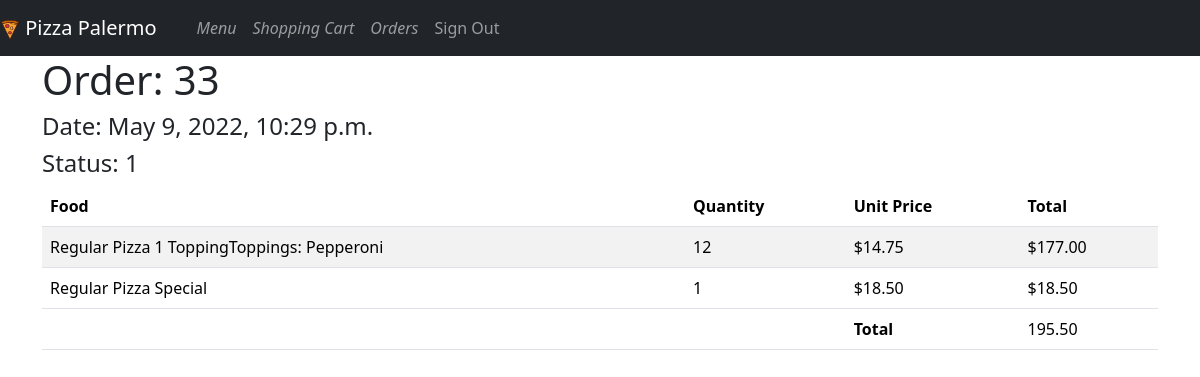
The page /orders/33/detail (signed in) on the database its author committed.
### orders/models.py (models this page shows, shortened)
class Order(models.Model):
    STATUS=((0,"Draft, in cart"), (1, "Placed, release by client"),
            (2, "Cooked"), (3, "Deliveried"),
            (4, "Canceled"), (5, "Paid"),)
    STATUS_DRAFT = 0
    order_total = models.DecimalField(default=0, max_digits=6, decimal_places=2)
    order_date = models.DateTimeField(auto_now_add=True, null=True, blank=True)
    status = models.PositiveSmallIntegerField(choices=STATUS, default=STATUS_DRAFT)
    user = models.ForeignKey(User, on_delete=models.SET_NULL,
                            related_name="OrderUser", null=True, blank=True)

class Cart(models.Model):
    STATUS=((0,"Open"), (1, "Release"))
    STATUS_OPEN = 0
    INITIAL_QTY = 0
    INITIAL_COST = 0
    order = models.ForeignKey(Order, on_delete=models.CASCADE, blank=True, null=True,
                                 related_name="CartOrder")
    user = models.ForeignKey(User, on_delete=models.CASCADE, related_name="Cart_User")
    menu = models.ForeignKey(Menu, on_delete=models.CASCADE, related_name="Cart_Menu")
    quantity = models.IntegerField(default=INITIAL_QTY)
    status = models.PositiveSmallIntegerField(choices=STATUS, default=STATUS_OPEN)
    sub_total_item = models.DecimalField(max_digits=6, decimal_places=2,
                                        default=INITIAL_COST)
    toppings = models.ManyToManyField(Topping, related_name="CartTopping", blank=True)
    extra = models.ManyToManyField(Extra, related_name="CartExtra", blank=True)

class Menu(models.Model):
    photo = models.ImageField(upload_to='food-img/', default = 'food-img/None/no-img.jpg')
    ingredient = models.CharField(max_length=64, default="")
    price = models.DecimalField(max_digits=6, decimal_places=2)

class Pizza(Menu):
    SIZE = ((0,"Small"), (1,"Large"),)
    MEAL_TYPE = ((0,"Regular Pizza"),(1,"Sicilian Pizza"),)
    AMOUNT_TOPPINGS = ((0,0),(1,1),(2,2),(3,3))
    meal_type = models.PositiveSmallIntegerField(choices=MEAL_TYPE)
    meal_size = models.PositiveSmallIntegerField(choices=SIZE)
    amount_toppings = models.PositiveSmallIntegerField(choices=AMOUNT_TOPPINGS,default=0)

class Topping(models.Model):
    topping = models.CharField(max_length=64)

### orders/views.py (the view)
# urls.py: path("orders/<int:pk>/detail", DetailOrderView.as_view(), name="detailinvoices"),
class DetailOrderView(DetailView):
    template_name = "orders/invoices_detail.html"
    login_url = reverse_lazy("orders:login")
    STATUS_DRAFT = 0
    def get_queryset(self):
        queryset = Order.objects.filter(Q(user=self.request.user)&
                        ~Q(status=self.STATUS_DRAFT) &
                        Q(id=self.kwargs.get("pk",0)))
        return queryset
    def get_context_data(self, **kwargs):
        context = super().get_context_data(**kwargs)
        try:
            order = Order.objects.get(Q(user=self.request.user)&
                                    ~Q(status=self.STATUS_DRAFT) &
                                    Q(id=self.kwargs.get("pk",0)))
        except Order.DoesNotExist:
            return context
        else:
            context["carts"]=Cart.objects.filter(Q(user=self.request.user)&
                            ~Q(status=self.STATUS_DRAFT) &
                            Q(order=order))
            context["total"] = order.order_total
            return context

### orders/helpers.py (called while the page is built)
def is_pizza(food):
    try:
        return isinstance(food.pizza,Pizza)
    except Menu.pizza.RelatedObjectDoesNotExist:
        return False

### orders/templatetags/orders_extras.py (called while the page is built, shortened)
@register.filter()
def food_desc(item):
    text = ""
    if(is_pizza(item.menu)):
        text += f"{Pizza.MEAL_TYPE[item.menu.pizza.meal_type][1]} {item.menu.ingredient}"
        queryset = item.toppings.all()
        max_top = len(queryset)
        for index, top in enumerate(queryset):
            if index==0:
                text += "Toppings: "
            text += f"{top.topping}"
            if index+1<max_top:
                text += ", "
        return text

### orders/templates/orders/invoices_detail.html (shortened to what this page needs)
{% extends "orders/base.html" %}
{% block body %}
{% load orders_extras %}
<h1>Order: {{object.id}}</h1>
<h4>Date: {{object.order_date}}</h4>
<h4>Status: {{object.status}}</h4>
{% include "orders/item_carts.html" with carts=carts editable=False total=total%}
{% endblock %}

### orders/templates/orders/item_carts.html (shortened to what this page needs)
{% load orders_extras %}
<table class="table table-striped">
    <thead>
      <tr>
        <th> Food </th>
        <th> Quantity </th>
        <th> Unit Price </th>
        <th> Total </th>
      </tr>
    </thead>
    <tbody>
    {% for item in carts %}
      <tr>
        <td>
          {{ item|food_desc }}
        </td>
        <td> {{item.quantity}}</td>
        <td> ${{item.menu.price}}</td>
        <td> ${{item.sub_total_item}}
        </td>
      </tr>
    {% endfor %}
    </tbody>
    {%if total%}
    <tfoot>
      <tr>
        <td></td>
        <td></td>
        <td>
          <span style="font-weight:bold;">Total </span>
        </td>
        <td>{{total}}</td>
      </tr>
    </tfoot>
    {% endif %}
    </table>

### rows shown on the page
Order: id "33", order_date "May 9, 2022, 10:29 p.m.", status "1", order_total "195.50"
Cart: menu+id "Regular Pizza 1 ToppingToppings: Pepperoni", quantity "12", menu.price "14.75", sub_total_item "177.00"
Cart: menu+id "Regular Pizza Special", quantity "1", menu.price "18.50", sub_total_item "18.50"
